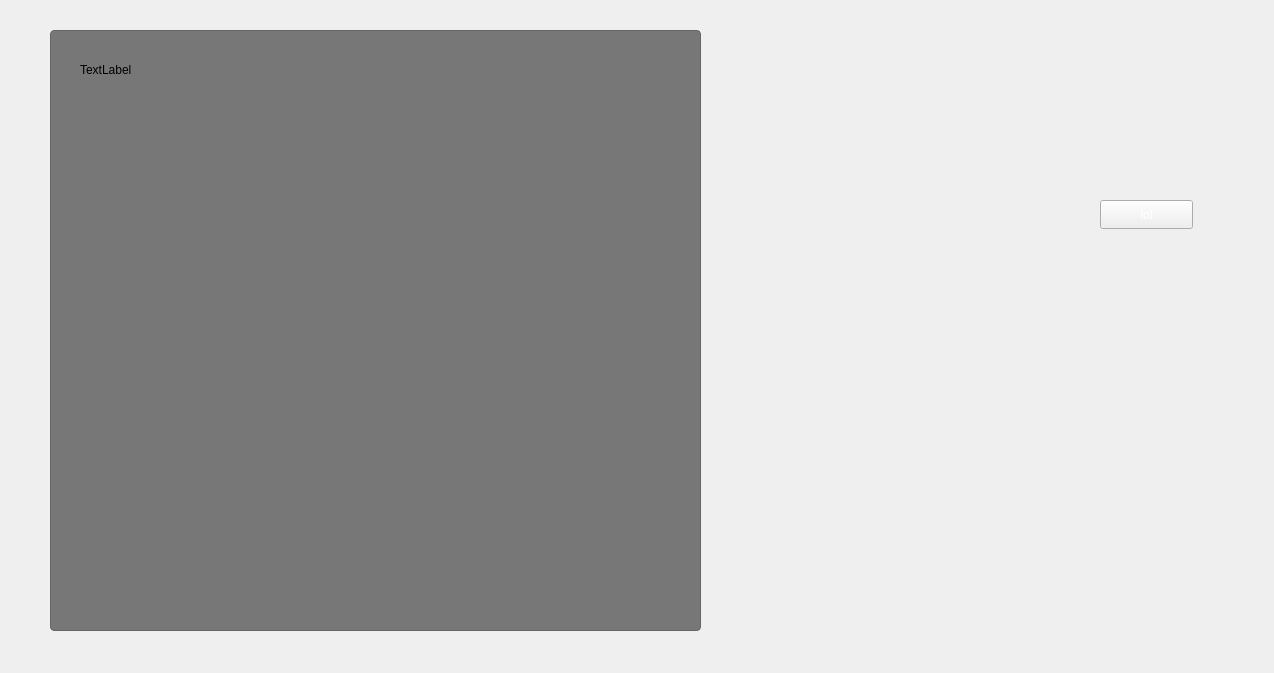
<?xml version="1.0" encoding="UTF-8"?>
<ui version="4.0">
 <class>FigureContainer</class>
 <widget class="QWidget" name="FigureContainer">
  <property name="geometry">
   <rect>
    <x>0</x>
    <y>0</y>
    <width>1274</width>
    <height>673</height>
   </rect>
  </property>
  <property name="mouseTracking">
   <bool>false</bool>
  </property>
  <property name="windowTitle">
   <string>Form</string>
  </property>
  <property name="autoFillBackground">
   <bool>false</bool>
  </property>
  <widget class="QPushButton" name="pushButton">
   <property name="geometry">
    <rect>
     <x>1100</x>
     <y>200</y>
     <width>93</width>
     <height>29</height>
    </rect>
   </property>
   <property name="styleSheet">
    <string notr="true">color: #FFF;</string>
   </property>
   <property name="text">
    <string>lol</string>
   </property>
  </widget>
  <widget class="FigureFrame" name="figureFrame">
   <property name="geometry">
    <rect>
     <x>50</x>
     <y>30</y>
     <width>651</width>
     <height>601</height>
    </rect>
   </property>
   <property name="mouseTracking">
    <bool>false</bool>
   </property>
   <property name="styleSheet">
    <string notr="true">border: 1px solid #666;
background-color: #777;
border-radius: 4px;
</string>
   </property>
   <widget class="FigureContent" name="myLabel">
    <property name="geometry">
     <rect>
      <x>30</x>
      <y>30</y>
      <width>63</width>
      <height>20</height>
     </rect>
    </property>
    <property name="styleSheet">
     <string notr="true">border: none;</string>
    </property>
    <property name="text">
     <string>TextLabel</string>
    </property>
   </widget>
  </widget>
  <zorder>figureFrame</zorder>
  <zorder>pushButton</zorder>
 </widget>
 <customwidgets>
  <customwidget>
   <class>FigureContent</class>
   <extends>QLabel</extends>
   <header location="global">figurecontent.h</header>
  </customwidget>
  <customwidget>
   <class>FigureFrame</class>
   <extends>QFrame</extends>
   <header location="global">figureframe.h</header>
   <container>1</container>
  </customwidget>
 </customwidgets>
 <resources/>
 <connections/>
</ui>
